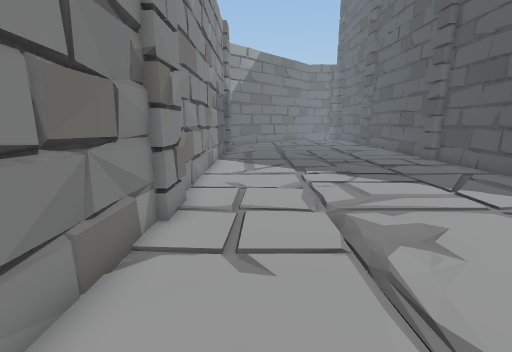
view 1 (above)

17 first-person views from a walk through a scene from a Unity 3-D project. The camera is 1.2 m above the floor, tilts 12° down and sees 90° across. The floor is counted in squares, 0.5 m on a side. Each view is taken from the middle of a square. On the plan, view 1 faces up. The plan holds only what a view shows up to about 17 squares ahead; the rest is blank. The place goes on beyond the plan.

view 2
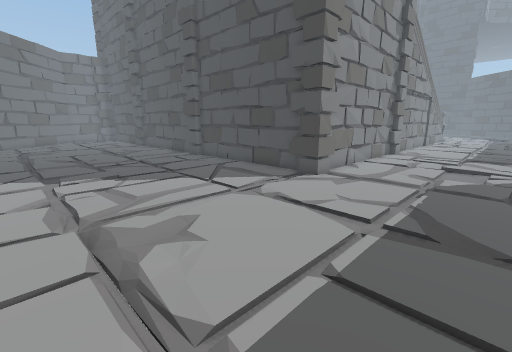

view 3
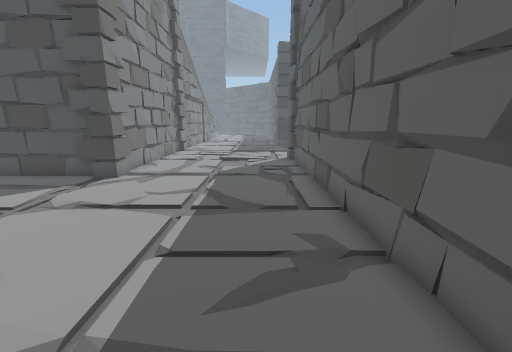

view 4
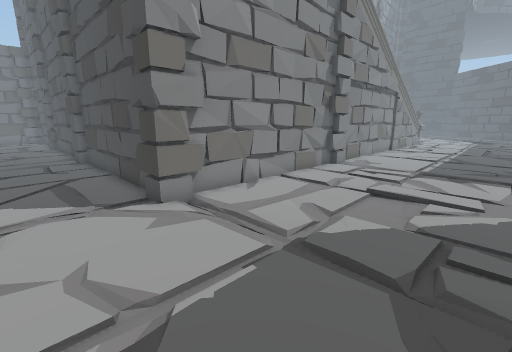

view 5
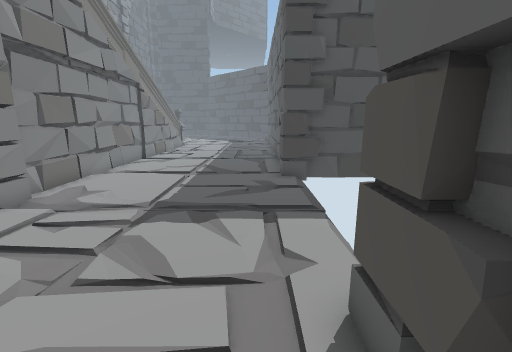

view 6
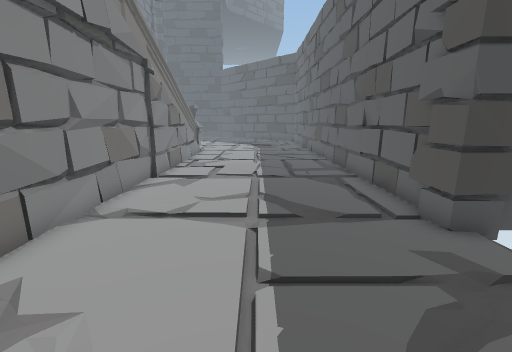

view 7
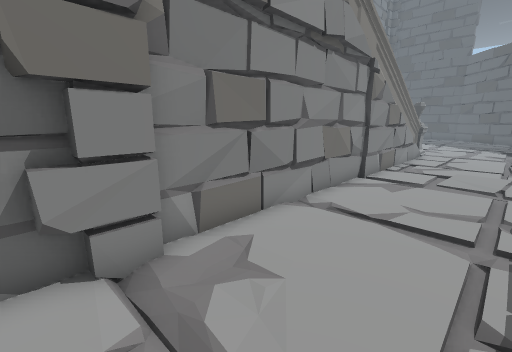

view 8
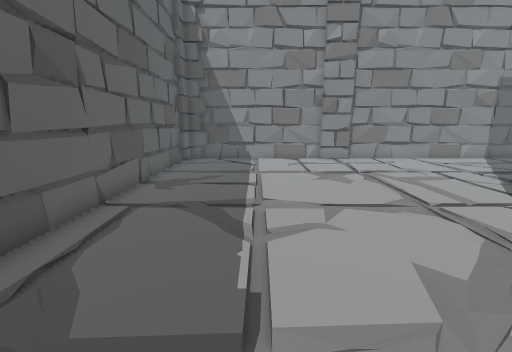

view 9
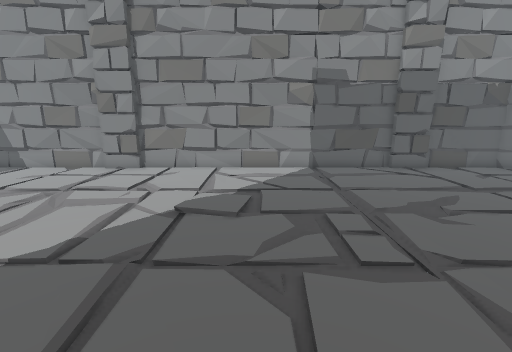

view 10
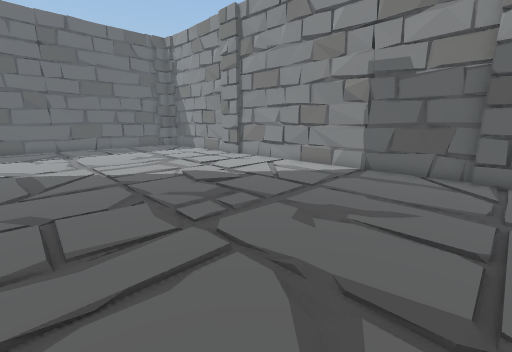

view 11
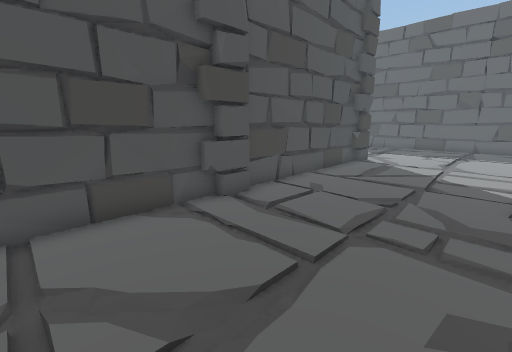

view 12
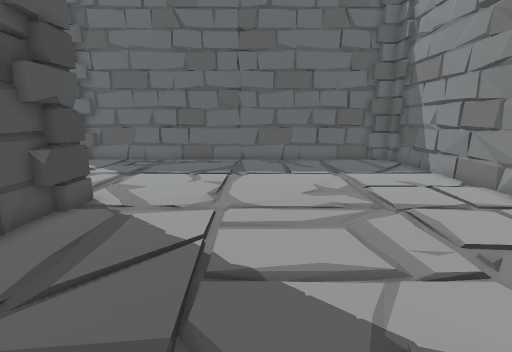

view 13
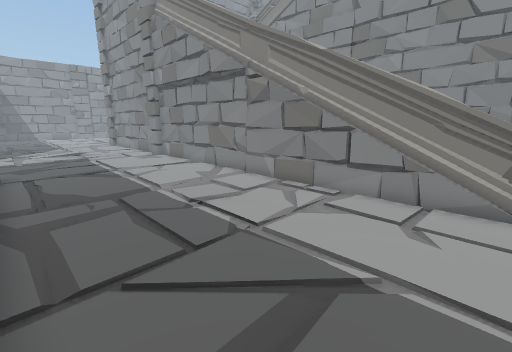

view 14
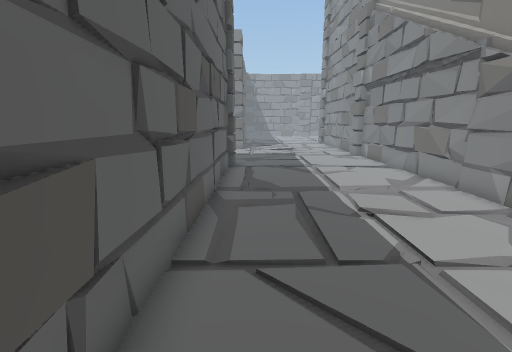

view 15
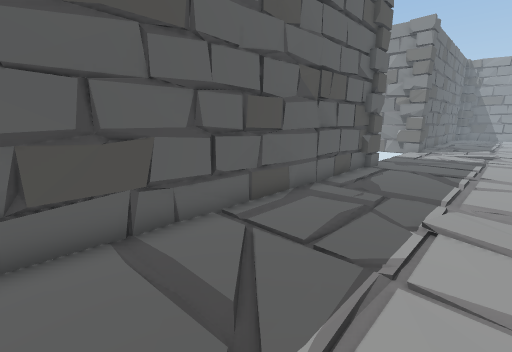

view 16
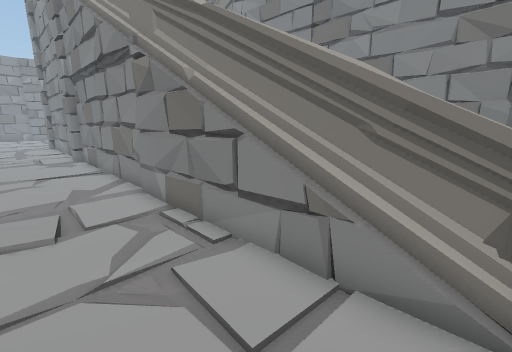

view 17
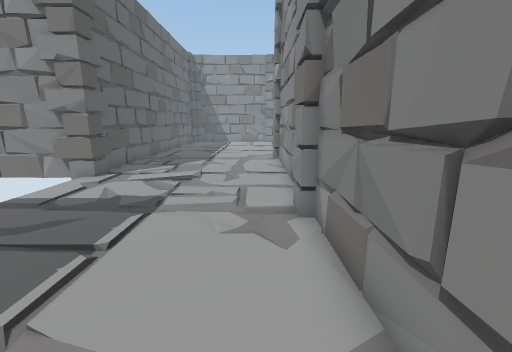

### Floor plan
Key: @ floor where view 1 was taken; # wall or solid block; . floor; = window, fence, low wall or low ledge; ^ raised ledge.
Columns run from 3 left of view 1 to 41 right of it. Each row starts with its distance up from view 1.
 22  #............##
 21 ##............=#
 20 #............. #
 19 #............. #
 18 #.............#
 17 ##............##                          ###
 16 ##............##
 15 #............. #
 14 #..............#
 13 #=............=#
 12 ##............##
 11 #=............=#
 10 #..............#
  9 #............. #
  8 ##............##
  7 ##............########## ##################^^
  6 ##............##...=#=  ### .##=...####^^^^#.
  5 # ...........................................
  4 #............................................
  3 #=...........................................
  2 ##...........................................
  1 #=...........................................
  0 #..@.........................................
 -1 ##...........................................
 -2 ###.===...  ..=#==.##.........#######..=#=...
 -3  #####################       ###   ##########

Positions as (right, up) in squares from view 1, and headings:
1: (0, 0), facing up
2: (1, 0), facing up-right
3: (0, 0), facing right
4: (8, -1), facing up-right
5: (15, -1), facing right
6: (21, 2), facing right
7: (21, 2), facing up-right
8: (14, 2), facing left
9: (11, 14), facing left
10: (10, 22), facing down-left
11: (5, 22), facing down-right
12: (6, 14), facing down
13: (41, -2), facing up-left
14: (41, -1), facing left
15: (41, 3), facing down-left
16: (41, 3), facing up-left
17: (29, 5), facing left
